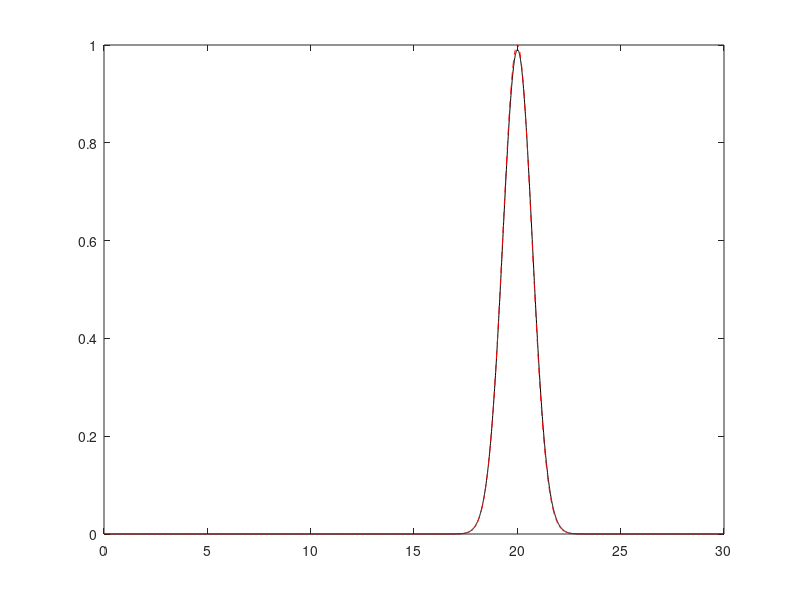

Reproduce this figure in MATLAB.
ds = 0.01; 
dt = 0.9*ds;

slength = 30; 
tlength = 10; 

s = 0:ds:slength;
t = 0:dt:tlength; 

N(1:length(s)) = exp(-(s-10).^2); 

for i=1:length(t) 

    N(2:end) = N(2:end) - dt*(N(2:end)-N(1:end-1))/ds; 

    figure(1)
    hold off 
    plot(s,N,'k-')
    hold on 
    plot(s,exp(-(s-10-(i-1)*dt).^2),'r--')
    xlim([0,30])
    ylim([0,1])
    pause(0.1)


end


